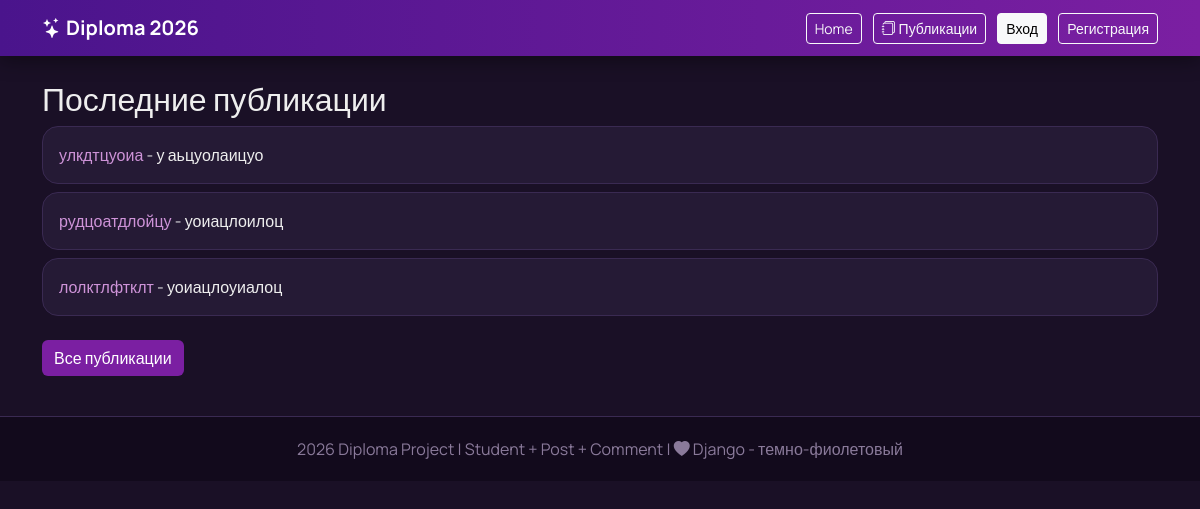
Before: / with the older database file.
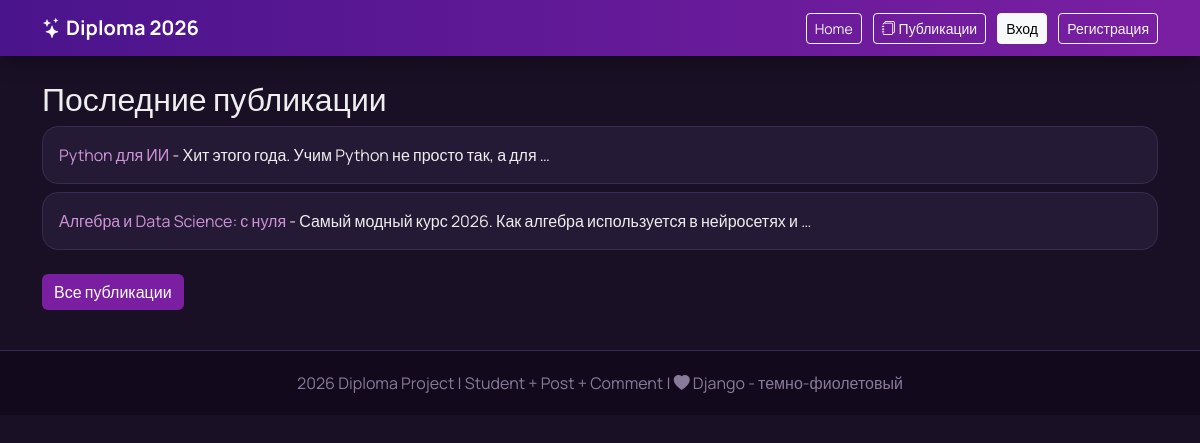
After: the same page with the newer database file.
### myapp/models.py (models this page shows, shortened)
class Post(models.Model):
    title = models.CharField(max_length=200, verbose_name='Заголовок')
    content = models.TextField(verbose_name='Текст публикации')
    author = models.ForeignKey(User, on_delete=models.CASCADE, verbose_name='Автор')
    created_at = models.DateTimeField(auto_now_add=True, verbose_name='Опубликовано')
    class Meta:
        ordering = ['-created_at']
        verbose_name = 'публикация'
        verbose_name_plural = 'публикации'

### myapp/views.py (the view)
# urls.py: path('', views.home, name='home'),
def home(request):
    posts = Post.objects.all()[:3]
    return render(request, 'myapp/home.html', {'posts': posts})

### myapp/templates/myapp/home.html
{% extends 'myapp/base.html' %}
{% block content %}
<h2>Последние публикации</h2>
{% for post in posts %}
<div class="card mb-2">
  <div class="card-body">
    <a href="{% url 'myapp:post_detail' post.pk %}">{{ post.title }}</a> - {{ post.content|truncatewords:10 }}
  </div>
</div>
{% empty %}<p>Нет постов</p>{% endfor %}
<a href="{% url 'myapp:post_list' %}" class="btn btn-primary mt-3">Все публикации</a>
{% endblock %}

### myapp/templates/myapp/base.html (shortened to what this page needs)
{% load static %}
<!doctype html>
<html>
<head>
  <link href="https://cdn.jsdelivr.net/npm/bootstrap@5.3.0/dist/css/bootstrap.min.css" rel="stylesheet">
  <link href="https://cdn.jsdelivr.net/npm/bootstrap-icons@1.11.0/font/bootstrap-icons.css" rel="stylesheet">
  <link rel="stylesheet" href="{% static 'myapp/css/style.css' %}">
</head>
<body>
  <nav class="navbar navbar-expand-lg navbar-dark">
    <div class="container">
      <a class="navbar-brand fw-bold" href="/"><i class="bi bi-stars"></i> Diploma 2026</a>
      <div>
        <a href="/" class="btn btn-sm btn-outline-light me-2">Home</a>
        <a href="/publications/" class="btn btn-sm btn-outline-light me-2"><i class="bi bi-journals"></i> Публикации</a>
        {% if user.is_authenticated %}
        <a href="/publications/add/" class="btn btn-sm btn-light">+ Добавить</a>
        <span class="text-white ms-2">{{ user.username }}</span>
        {% else %}
        <a href="/login/" class="btn btn-sm btn-light me-2">Вход</a>
        <a href="/register/" class="btn btn-sm btn-outline-light">Регистрация</a>
        {% endif %}
      </div>
    </div>
  </nav>
  <div class="container mt-4">
    {% block content %}{% endblock %}
  </div>
  <footer>
    <div class="container">
      2026 Diploma Project | Student + Post + Comment | <i class="bi bi-heart-fill"></i> Django - темно-фиолетовый
    </div>
  </footer>
</body>
</html>

### myapp/static/myapp/css/style.css (style rules this page uses)
:root { --purple: #4a148c; --purple2: #7b1fa2; --light: #f3e5f5; }
body { background: #1a1026; color: #eee; font-family: 'Manrope', sans-serif; }
.navbar { background: linear-gradient(90deg, var(--purple), var(--purple2)) !important; box-shadow: 0 4px 20px rgba(0, 0, 0, .4); }
.card { background: #251a35; border: 1px solid #3a2a52; color: #eee; border-radius: 16px; }
.card a { color: #ce93d8; text-decoration: none; }
.btn-primary { background: var(--purple2); border: none; }
footer { background: #120a1c; color: #8a7a9a; padding: 20px; text-align: center; margin-top: 40px; border-top: 1px solid #3a2a52; }

Changed rows visible on the page:
removed Post: title "улкдтцуоиа", content "у аьцуолаицуо"
removed Post: title "рудцоатдлойцу", content "уоиацлоилоц"
removed Post: title "лолктлфтклт", content "уоиацлоуиалоц"
added Post: title "Python для ИИ", content "Хит этого года. Учим Python не просто так, а для …"
added Post: title "Алгебра и Data Science: с нуля", content "Самый модный курс 2026. Как алгебра используется в нейросетях и …"
